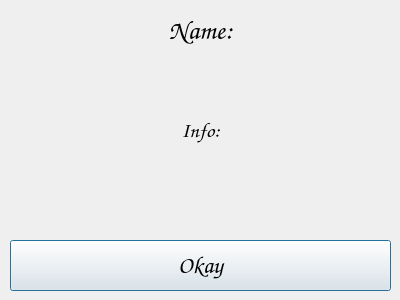
<?xml version="1.0" encoding="UTF-8"?>
<ui version="4.0">
 <class>TimerBellDialog</class>
 <widget class="QDialog" name="TimerBellDialog">
  <property name="geometry">
   <rect>
    <x>0</x>
    <y>0</y>
    <width>400</width>
    <height>300</height>
   </rect>
  </property>
  <property name="windowTitle">
   <string>Dialog</string>
  </property>
  <widget class="QLabel" name="nameLabel">
   <property name="geometry">
    <rect>
     <x>10</x>
     <y>60</y>
     <width>381</width>
     <height>51</height>
    </rect>
   </property>
   <property name="font">
    <font>
     <family>Comic Sans MS</family>
     <pointsize>16</pointsize>
    </font>
   </property>
   <property name="text">
    <string/>
   </property>
   <property name="alignment">
    <set>Qt::AlignCenter</set>
   </property>
  </widget>
  <widget class="QLabel" name="label_2">
   <property name="geometry">
    <rect>
     <x>10</x>
     <y>10</y>
     <width>381</width>
     <height>41</height>
    </rect>
   </property>
   <property name="font">
    <font>
     <family>Comic Sans MS</family>
     <pointsize>20</pointsize>
    </font>
   </property>
   <property name="text">
    <string>Name:</string>
   </property>
   <property name="alignment">
    <set>Qt::AlignCenter</set>
   </property>
  </widget>
  <widget class="QLabel" name="label_3">
   <property name="geometry">
    <rect>
     <x>10</x>
     <y>110</y>
     <width>381</width>
     <height>41</height>
    </rect>
   </property>
   <property name="font">
    <font>
     <family>Comic Sans MS</family>
     <pointsize>16</pointsize>
    </font>
   </property>
   <property name="text">
    <string>Info:</string>
   </property>
   <property name="alignment">
    <set>Qt::AlignCenter</set>
   </property>
  </widget>
  <widget class="QLabel" name="infoLabel">
   <property name="geometry">
    <rect>
     <x>10</x>
     <y>160</y>
     <width>381</width>
     <height>71</height>
    </rect>
   </property>
   <property name="font">
    <font>
     <family>Comic Sans MS</family>
     <pointsize>14</pointsize>
    </font>
   </property>
   <property name="text">
    <string/>
   </property>
   <property name="alignment">
    <set>Qt::AlignCenter</set>
   </property>
  </widget>
  <widget class="QPushButton" name="okayButton">
   <property name="geometry">
    <rect>
     <x>10</x>
     <y>240</y>
     <width>381</width>
     <height>51</height>
    </rect>
   </property>
   <property name="font">
    <font>
     <family>Comic Sans MS</family>
     <pointsize>18</pointsize>
    </font>
   </property>
   <property name="text">
    <string>Okay</string>
   </property>
  </widget>
 </widget>
 <resources/>
 <connections/>
</ui>
